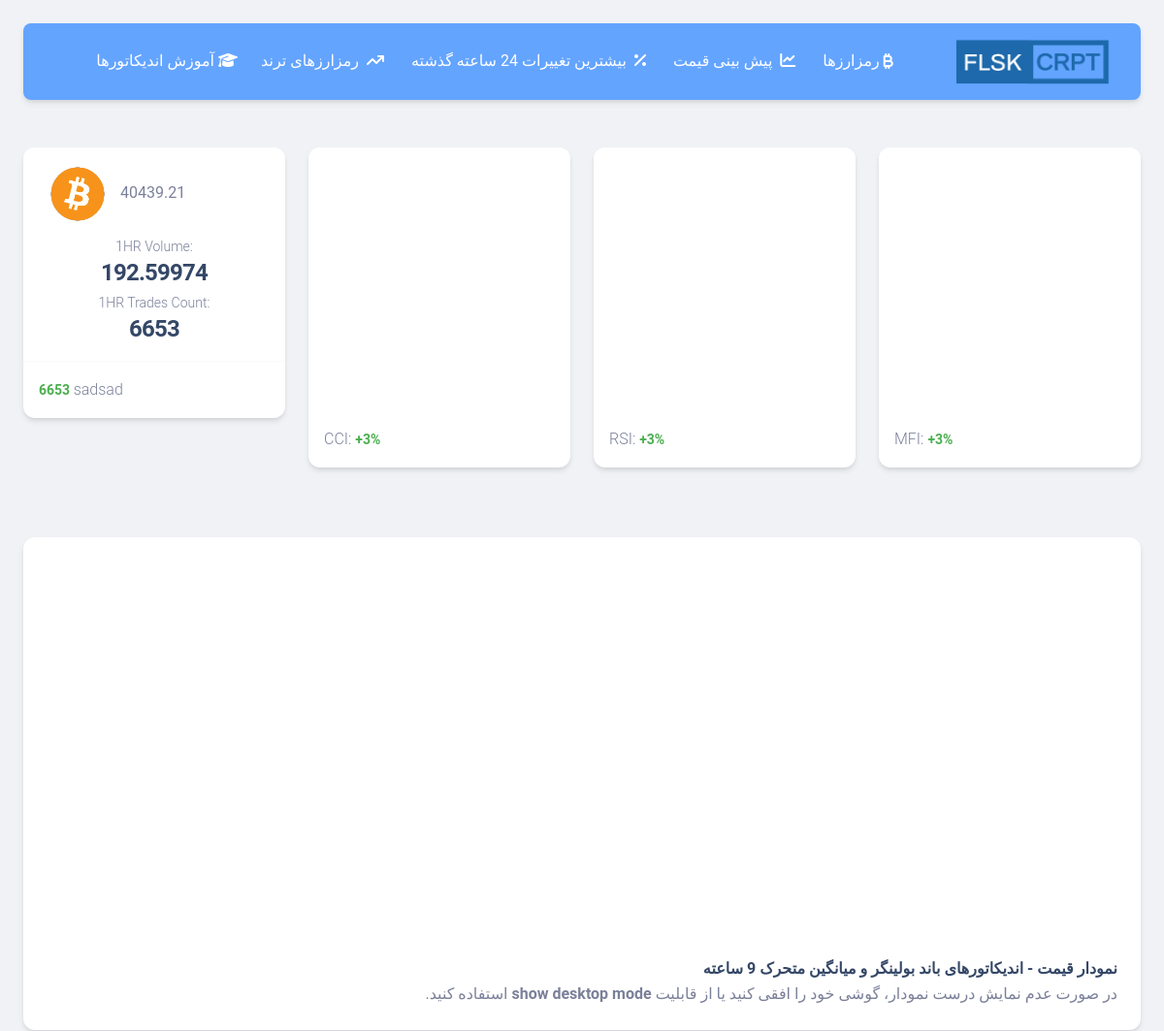
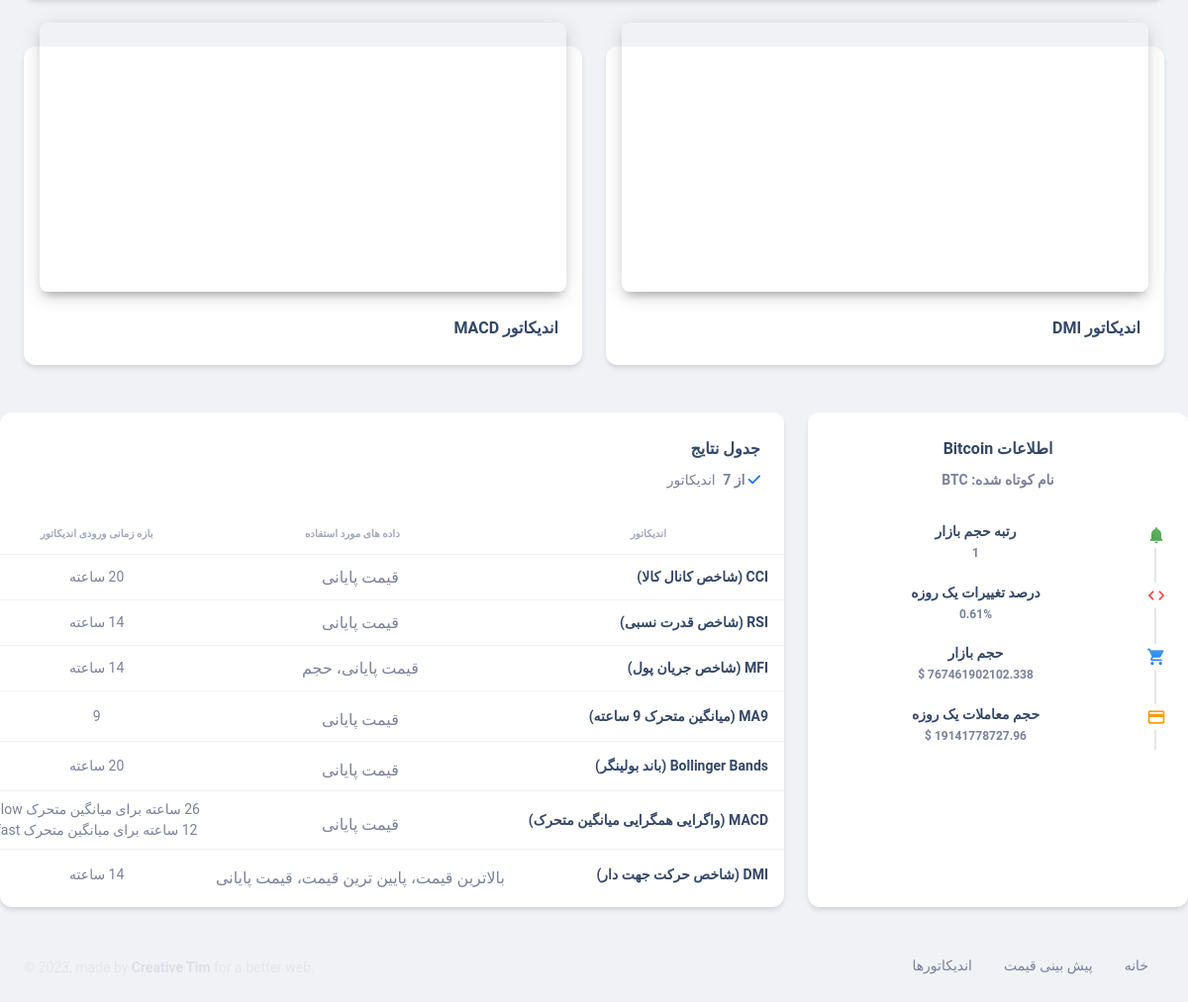
Page /expectation/BTC on the earlier database version (2 pictures, top to bottom).
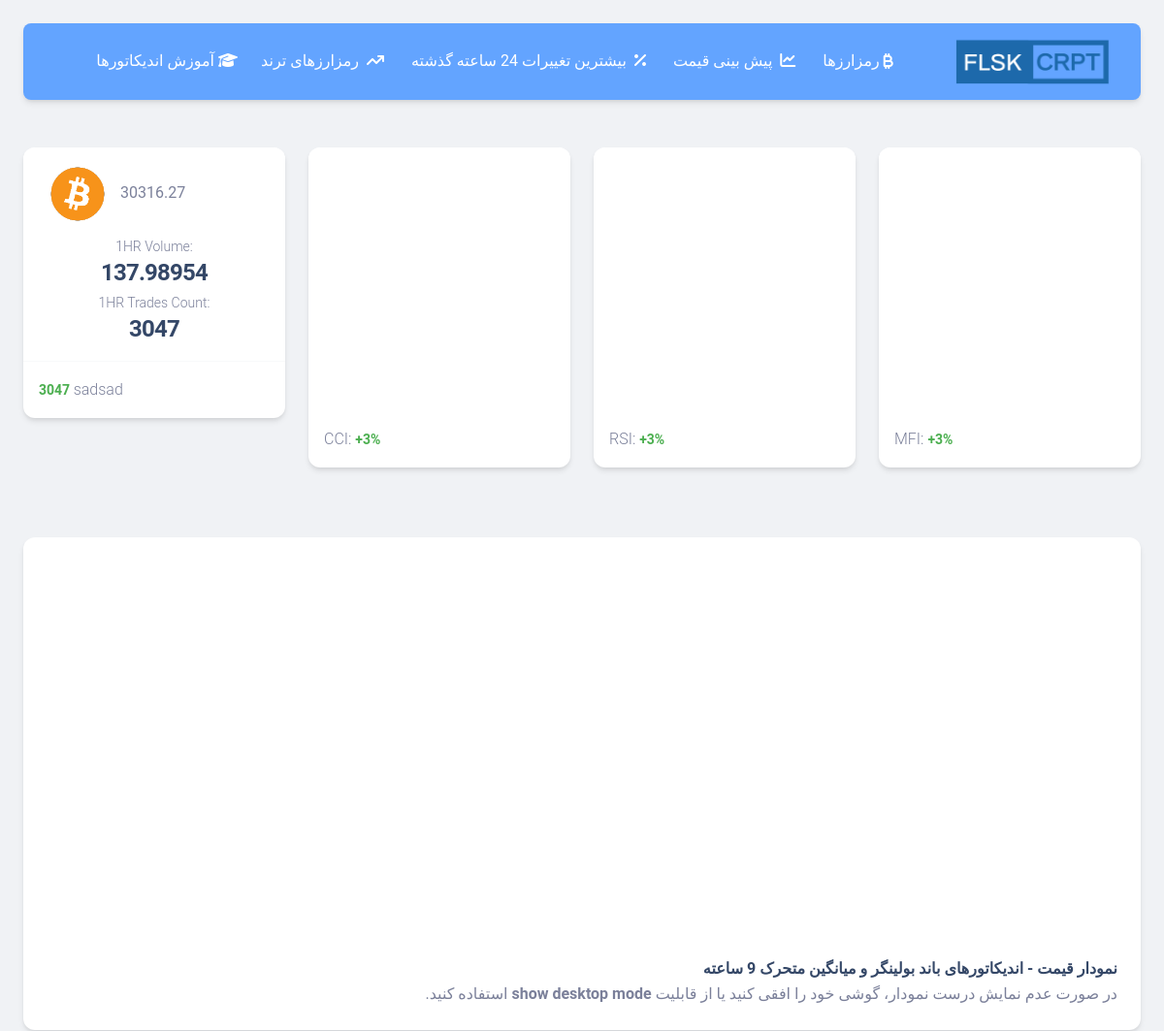
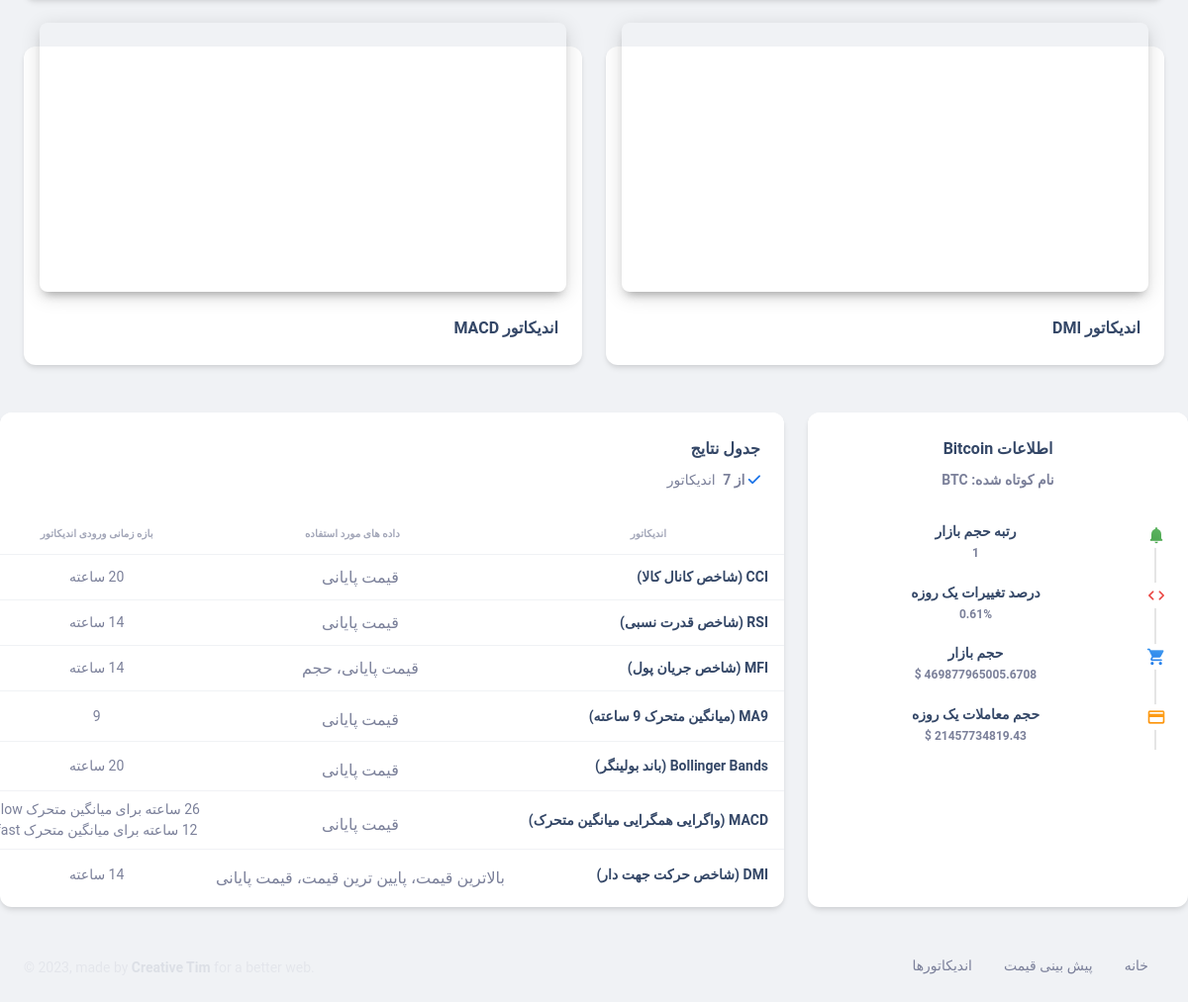
Same page on the later database version (2 pictures, top to bottom).
### models.py (models this page shows)
class expectation(db.Model):
    id=db.Column(db.Integer, primary_key=True)
    ShortName=db.Column(db.String(30))
    time_Open=db.Column(db.String(30))
    Open=db.Column(db.Float)
    Close=db.Column(db.Float)
    High=db.Column(db.Float)
    Low=db.Column(db.Float)
    Volume=db.Column(db.Float)
    trades_Count=db.Column(db.Integer)

class Coins_Table(db.Model):
    id=db.Column(db.Integer, primary_key=True, autoincrement=True)
    ShortName=db.Column(db.String(10))
    FullName=db.Column(db.String(20))
    price=db.Column(db.Float)
    percent=db.Column(db.Float)
    marketcap=db.Column(db.Float)
    volume=db.Column(db.Float)

### views.py (the view)
@app.route("/expectation/<coin_name>")
def expectation_page(coin_name):
    from sqlalchemy import or_,func
    Coin = models.Coins_Table.query.filter(
    or_(models.Coins_Table.ShortName.ilike(coin_name),models.Coins_Table.FullName.ilike(coin_name))
    ).first()
    data=models.Expectation_Finder(Coin.ShortName)
    return render_template('expectation/index.html',data=data,Coin=Coin)

### models.py (called while the page is built)
def Expectation_Finder(short_name):
    expect_data=expectation.query.filter_by(ShortName=short_name).group_by(expectation.time_Open).all()
    return expect_data

### templates/expectation/index.html (shortened to what the changed rows need)
{% extends 'base.html' %}
{% block head %}
  <link id="pagestyle" href="{{url_for('static',filename='css/material-dashboard.css')}}" rel="stylesheet" />
{% endblock head %}
{% block content %}
<div class="g-sidenav-show  bg-gray-200 mt-8">
  <main class="main-content position-relative max-height-vh-100 h-100 border-radius-lg ">
    <div class="container-fluid py-4">
      <div class="row mb-5">
        <div class="col-xl-3 col-sm-6 mb-xl-0 mb-4">
          <div class="card">
            <div class="card-header p-3 pt-2">
              <img src="/uploads/coins/{{data[0].ShortName}}.png" alt="" style="width:5rem;">
              <span>{{data[-1].Close}}</span>
              <div class="text-center pt-1">
                <p class="text-sm mb-0 text-capitalize">1HR Volume:</p>
                <h4 class="mb-0">{{data[-1].Volume}}</h4>
              </div>
              <div class="text-center pt-1">
                <p class="text-sm mb-0 text-capitalize">1HR Trades Count:</p>
                <h4 class="mb-0">{{data[-1].trades_Count}}</h4>
              </div>
            </div>
            <div class="card-footer p-3">
              <p class="mb-0"><span class="text-success text-sm font-weight-bolder">{{data[-1].trades_Count}} </span>sadsad</p>
            </div>
          </div>
        </div>
      </div>
      </div>
      <div class="row mb-4">
        <div class="col-lg-8 col-md-6 mb-md-0 mb-4">
          <div class="card rtl">
            <div class="card-body px-0 pb-2">
              <div class="table-responsive">
                <table class="table align-items-center mb-0">
                  <thead>
                    <tr>
                      <th class="text-uppercase text-secondary text-xxs font-weight-bolder opacity-7">اندیکاتور</th>
                      <th class="text-uppercase text-secondary text-xxs font-weight-bolder opacity-7 ps-2">داده های مورد استفاده</th>
                      <th class="text-center text-uppercase text-secondary text-xxs font-weight-bolder opacity-7">بازه زمانی ورودی اندیکاتور</th>
                    </tr>
                  </thead>
                        </div>
              </div>
            </div>
          </div>
        </div>
        <div class="col-lg-4 col-md-6">
          <div class="card h-100 text-center rtl">
            <div class="card-header pb-0">
              <h6>اطلاعات {{Coin.FullName}}</h6>
              <p class="text-sm">
                <span class="font-weight-bold">نام کوتاه شده: {{data[0].ShortName}}</span>
              </p>
            </div>
            <div class="card-body p-3">
              <div class="timeline timeline-one-side">
                <div class="timeline-block mb-3">
                  <div class="timeline-content">
                    <h6 class="text-dark text-sm font-weight-bold mb-0">رتبه حجم بازار</h6>
                    <p class="text-secondary font-weight-bold text-xs mt-1 mb-0">{{Coin.id}}</p>
                  </div>
                </div>
                <div class="timeline-block mb-3">
                  <div class="timeline-content">
                    <h6 class="text-dark text-sm font-weight-bold mb-0">درصد تغییرات یک روزه</h6>
                    <p class="text-secondary font-weight-bold text-xs mt-1 mb-0">{{Coin.percent|round(2)}}%</p>
                  </div>
                </div>
                <div class="timeline-block mb-3">
                  <div class="timeline-content">
                    <h6 class="text-dark text-sm font-weight-bold mb-0">حجم بازار</h6>
                    <p class="text-secondary font-weight-bold text-xs mt-1 mb-0">{{Coin.marketcap}} $</p>
                  </div>
                </div>
                <div class="timeline-block mb-3">
                  <div class="timeline-content">
                    <h6 class="text-dark text-sm font-weight-bold mb-0">حجم معاملات یک روزه</h6>
                    <p class="text-secondary font-weight-bold text-xs mt-1 mb-0">{{Coin.volume|round(2)}} $</p>
                  </div>
                </div>
              </div>
            </div>
          </div>
        </div>
      </div>
{% endblock %}

Differences in the rows shown:
removed expectation: Close "40439.21", Volume "192.59974", trades_Count "6653"
added expectation: Close "30316.27", Volume "137.98954", trades_Count "3047"
changed Coins_Table "Bitcoin": volume "19141778727.96" → "21457734819.43"; marketcap "767461902102.338" → (not shown)
